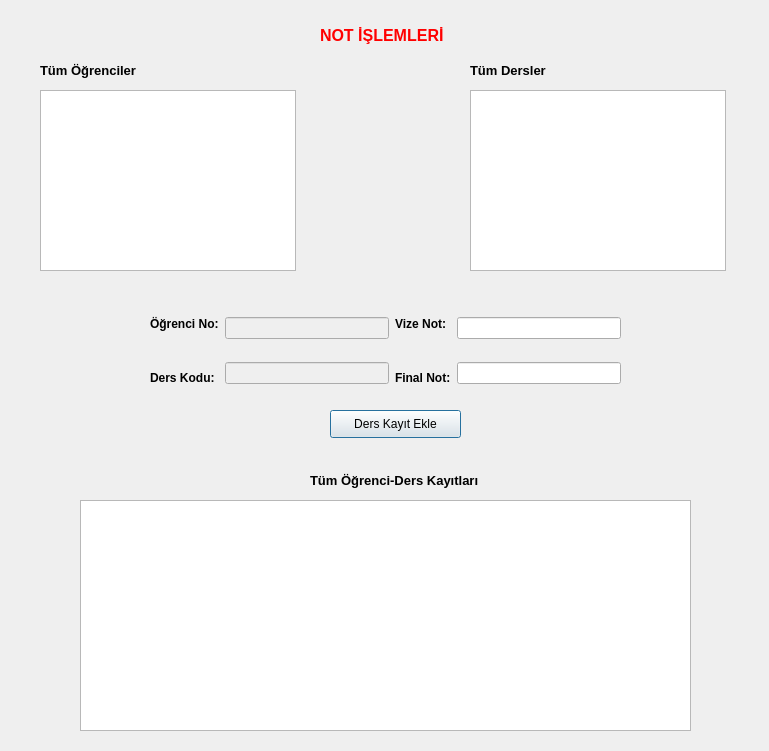
<?xml version="1.0" encoding="UTF-8"?>
<ui version="4.0">
 <class>notlar</class>
 <widget class="QDialog" name="notlar">
  <property name="geometry">
   <rect>
    <x>0</x>
    <y>0</y>
    <width>769</width>
    <height>751</height>
   </rect>
  </property>
  <property name="windowTitle">
   <string>Dialog</string>
  </property>
  <widget class="QLabel" name="label">
   <property name="geometry">
    <rect>
     <x>320</x>
     <y>20</y>
     <width>231</width>
     <height>31</height>
    </rect>
   </property>
   <property name="palette">
    <palette>
     <active>
      <colorrole role="WindowText">
       <brush brushstyle="SolidPattern">
        <color alpha="255">
         <red>255</red>
         <green>0</green>
         <blue>0</blue>
        </color>
       </brush>
      </colorrole>
     </active>
     <inactive>
      <colorrole role="WindowText">
       <brush brushstyle="SolidPattern">
        <color alpha="255">
         <red>255</red>
         <green>0</green>
         <blue>0</blue>
        </color>
       </brush>
      </colorrole>
     </inactive>
     <disabled>
      <colorrole role="WindowText">
       <brush brushstyle="SolidPattern">
        <color alpha="255">
         <red>120</red>
         <green>120</green>
         <blue>120</blue>
        </color>
       </brush>
      </colorrole>
     </disabled>
    </palette>
   </property>
   <property name="font">
    <font>
     <pointsize>12</pointsize>
     <weight>75</weight>
     <bold>true</bold>
    </font>
   </property>
   <property name="text">
    <string>NOT İŞLEMLERİ</string>
   </property>
  </widget>
  <widget class="QLabel" name="label_2">
   <property name="geometry">
    <rect>
     <x>40</x>
     <y>60</y>
     <width>141</width>
     <height>21</height>
    </rect>
   </property>
   <property name="font">
    <font>
     <pointsize>10</pointsize>
     <weight>75</weight>
     <bold>true</bold>
    </font>
   </property>
   <property name="text">
    <string>Tüm Öğrenciler</string>
   </property>
  </widget>
  <widget class="QTableView" name="tableView_ogrnot">
   <property name="geometry">
    <rect>
     <x>40</x>
     <y>90</y>
     <width>256</width>
     <height>181</height>
    </rect>
   </property>
  </widget>
  <widget class="QTableView" name="tableView_ogrders">
   <property name="geometry">
    <rect>
     <x>470</x>
     <y>90</y>
     <width>256</width>
     <height>181</height>
    </rect>
   </property>
  </widget>
  <widget class="QLabel" name="label_3">
   <property name="geometry">
    <rect>
     <x>470</x>
     <y>60</y>
     <width>141</width>
     <height>21</height>
    </rect>
   </property>
   <property name="font">
    <font>
     <pointsize>10</pointsize>
     <weight>75</weight>
     <bold>true</bold>
    </font>
   </property>
   <property name="text">
    <string>Tüm Dersler</string>
   </property>
  </widget>
  <widget class="QPushButton" name="pbtn_dkayit">
   <property name="geometry">
    <rect>
     <x>330</x>
     <y>410</y>
     <width>131</width>
     <height>28</height>
    </rect>
   </property>
   <property name="text">
    <string>Ders Kayıt Ekle</string>
   </property>
  </widget>
  <widget class="QLabel" name="label_4">
   <property name="geometry">
    <rect>
     <x>310</x>
     <y>470</y>
     <width>251</width>
     <height>21</height>
    </rect>
   </property>
   <property name="font">
    <font>
     <pointsize>10</pointsize>
     <weight>75</weight>
     <bold>true</bold>
    </font>
   </property>
   <property name="text">
    <string>Tüm Öğrenci-Ders Kayıtları</string>
   </property>
  </widget>
  <widget class="QTableView" name="tableView_nots">
   <property name="geometry">
    <rect>
     <x>80</x>
     <y>500</y>
     <width>611</width>
     <height>231</height>
    </rect>
   </property>
  </widget>
  <widget class="QWidget" name="layoutWidget">
   <property name="geometry">
    <rect>
     <x>150</x>
     <y>300</y>
     <width>471</width>
     <height>101</height>
    </rect>
   </property>
   <layout class="QHBoxLayout" name="horizontalLayout">
    <item>
     <layout class="QVBoxLayout" name="verticalLayout">
      <item>
       <widget class="QLabel" name="label_8">
        <property name="font">
         <font>
          <pointsize>9</pointsize>
          <weight>75</weight>
          <bold>true</bold>
         </font>
        </property>
        <property name="text">
         <string>Öğrenci No:</string>
        </property>
       </widget>
      </item>
      <item>
       <widget class="QLabel" name="label_9">
        <property name="font">
         <font>
          <pointsize>9</pointsize>
          <weight>75</weight>
          <bold>true</bold>
         </font>
        </property>
        <property name="text">
         <string>Ders Kodu:</string>
        </property>
       </widget>
      </item>
     </layout>
    </item>
    <item>
     <layout class="QVBoxLayout" name="verticalLayout_2">
      <item>
       <widget class="QLineEdit" name="ln_ogrno">
        <property name="enabled">
         <bool>false</bool>
        </property>
       </widget>
      </item>
      <item>
       <widget class="QLineEdit" name="ln_derskod">
        <property name="enabled">
         <bool>false</bool>
        </property>
       </widget>
      </item>
     </layout>
    </item>
    <item>
     <layout class="QVBoxLayout" name="verticalLayout_3">
      <item>
       <widget class="QLabel" name="label_10">
        <property name="font">
         <font>
          <pointsize>9</pointsize>
          <weight>75</weight>
          <bold>true</bold>
         </font>
        </property>
        <property name="text">
         <string>Vize Not:</string>
        </property>
       </widget>
      </item>
      <item>
       <widget class="QLabel" name="label_11">
        <property name="font">
         <font>
          <pointsize>9</pointsize>
          <weight>75</weight>
          <bold>true</bold>
         </font>
        </property>
        <property name="text">
         <string>Final Not:</string>
        </property>
       </widget>
      </item>
     </layout>
    </item>
    <item>
     <layout class="QVBoxLayout" name="verticalLayout_4">
      <item>
       <widget class="QLineEdit" name="ln_vizenot"/>
      </item>
      <item>
       <widget class="QLineEdit" name="ln_finalnot"/>
      </item>
     </layout>
    </item>
   </layout>
  </widget>
 </widget>
 <resources/>
 <connections/>
</ui>
